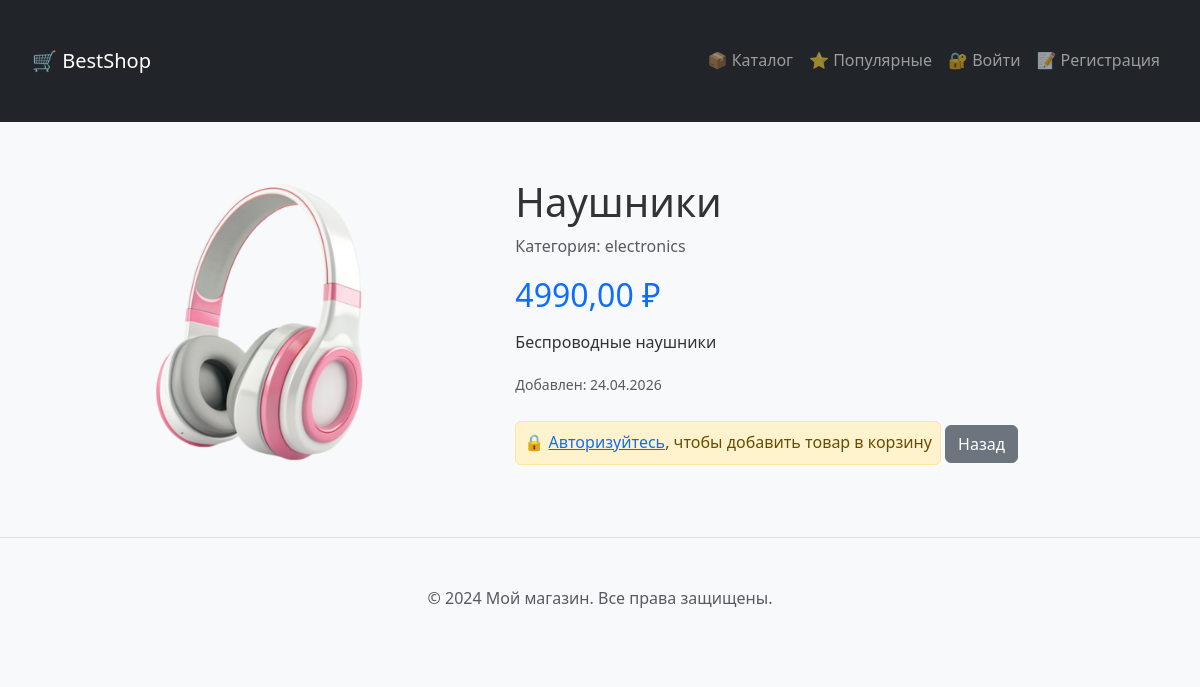
Page /shop/product/2/ on the committed database.
### shop/models.py (models this page shows, shortened)
class Product(models.Model):
    name = models.CharField(max_length=100, verbose_name='Название')
    category = models.ForeignKey(
        Category,
        on_delete=models.CASCADE,
        related_name='products',
        verbose_name='Категория',
    )
    price = models.DecimalField(
        max_digits=10,
        decimal_places=2,
        validators=[MinValueValidator(0)],
        verbose_name='Цена'
    )
    date_added = models.DateTimeField(auto_now_add=True, verbose_name='Дата добавления')
    description = models.TextField(blank=True, verbose_name='Описание')
    image = models.ImageField(
        upload_to='products/%Y/%m/%d/',
        blank=True,
        null=True,
        verbose_name='Изображение товара'
    )
    class Meta:
        verbose_name = 'Продукт'
        verbose_name_plural = 'Продукты'
        ordering = ['-date_added']

class Category(models.Model):
    name = models.CharField(max_length=100, unique=True, verbose_name='Название категории')
    description = models.TextField(blank=True, verbose_name='Описание категории')
    created_at = models.DateTimeField(auto_now_add=True, verbose_name='Дата создания')
    class Meta:
        verbose_name = 'Категория'
        verbose_name_plural = 'Категории'
        ordering = ['name']

### shop/views.py (the view)
# urls.py: path('product/<int:pk>/', views.product_detail, name='product_detail'),
def product_detail(request, pk):
    product = get_object_or_404(Product, pk=pk)
    return render(request, 'shop/product_detail.html', {'product': product})

### shop/context_processors.py (called while the page is built)
def cart_count(request):
    if request.user.is_authenticated:
        cart, _ = Cart.objects.get_or_create(user=request.user)
        count = cart.items.count()
    else:
        count = 0
    return {'cart_count': count}

### templates/shop/product_detail.html (shortened to what this page needs)
{% extends 'shop/base.html' %}
{% block content %}
<div class="row">
    <div class="col-md-5 text-center">
        <img src="{{ product.image.url }}" style="max-height: 300px; object-fit: contain;" class="img-fluid" alt="{{ product.name }}">
    </div>
    <div class="col-md-7">
        <h1>{{ product.name }}</h1>
        <p class="text-muted">Категория: {{ product.category.name }}</p>
        <h2 class="text-primary mb-3">{{ product.price }} ₽</h2>
        <p>{{ product.description|default:"Описание отсутствует"|linebreaks }}</p>
        <p><small class="text-muted">Добавлен: {{ product.date_added|date:"d.m.Y" }}</small></p>
        <div class="mt-4">
            {% if user.is_authenticated %}
                <a href="{% url 'cart_add' product.id %}" class="btn btn-success">🛒 Добавить в корзину</a>
            {% else %}
                <p class="alert alert-warning d-inline-block p-2">
                    🔒 <a href="{% url 'login' %}">Авторизуйтесь</a>, чтобы добавить товар в корзину
                </p>
            {% endif %}
            <a href="{% url 'product_catalog' %}" class="btn btn-secondary">Назад</a>
        </div>
    </div>
</div>
{% endblock %}

### static/css/style.css (style rules this page uses)
* { margin: 0; padding: 0; box-sizing: border-box; }
body { font-family: 'Segoe UI', Tahoma, Geneva, Verdana, sans-serif; background-color: #f8f9fa; color: #333; line-height: 1.6; }
.text-center img { max-height: 120px; width: auto; }

### rows in the picture
Product: image (picture), name "Наушники", category.name "electronics", price "4990,00", description "Беспроводные наушники", date_added "24.04.2026"
